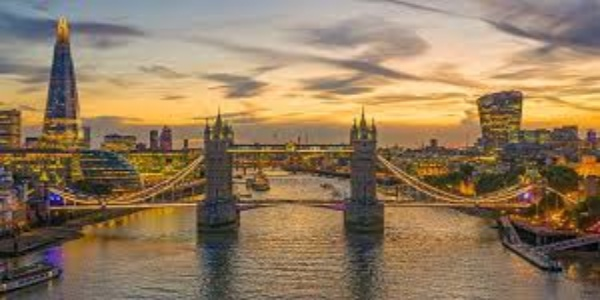
#> input picture imggrid/0.jpg, 600 x 300 px; its folder holds only this picture in this run
$ python imagegrid.py
#> lines starting #> are read from the running program, lines starting #| are printed output that depends on the picture
import cv2
import os
import numpy as np

def resize(image, def_size=300):
    in_width = image.shape[1]
    in_height = image.shape[0]

    ratio = def_size/in_width
    out_width = in_width * ratio
    out_height = in_height * ratio

    result = (int(out_width), int(out_height))
    return result

width = 600
height = 300
cols = 3
rows = 2
hor_marg = 40
vert_marg = 20

images = os.listdir("./imggrid/")

for file in images:
    impath = f"./imggrid/{file}"
    img = cv2.imread(impath)
#> img is the input picture: shape (300, 600, 3); mean B, G, R 94.1, 122.8, 146.2
    resize_img = cv2.resize(img, (width, height))
    cv2.imwrite(impath, resize_img)

blank_image_width = (vert_marg*(cols+1)) + width*cols
blank_image_height = (hor_marg*(rows+1)) + height*rows

canvas = np.zeros((blank_image_height, blank_image_width, 3), np.uint8)

positions = [(x,y) for x in range(cols) for y in range(rows)]

for (pos_x, pos_y),img in zip(positions, images):
    x = pos_x * (width + vert_marg) + vert_marg
    y = pos_y * (height + hor_marg) + hor_marg
    impath = f"./imggrid/{img}"
    image = cv2.imread(impath)
    canvas[y:y+height, x:x+width] = image
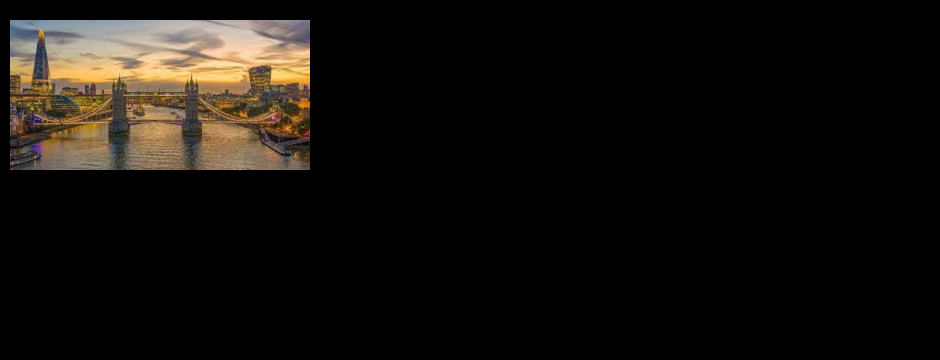
#> canvas: shape (720, 1880, 3) (shown at 1/2 size); mean B, G, R 12.5, 16.3, 19.4

cv2.imwrite("canvas.jpg", canvas)

$ run again, on imggrid/4.jpg
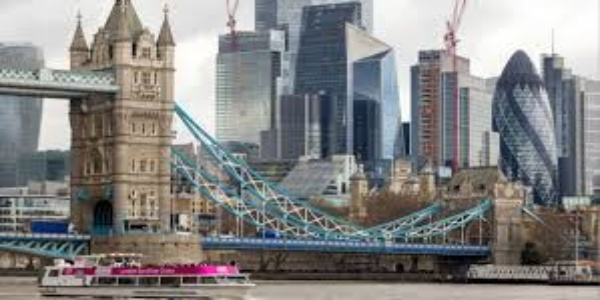
#> input picture imggrid/4.jpg, 600 x 300 px
#> img is the input picture: shape (300, 600, 3); mean B, G, R 132.2, 132.8, 133.4
#> `canvas[y:y+height, x:x+width] = image`:
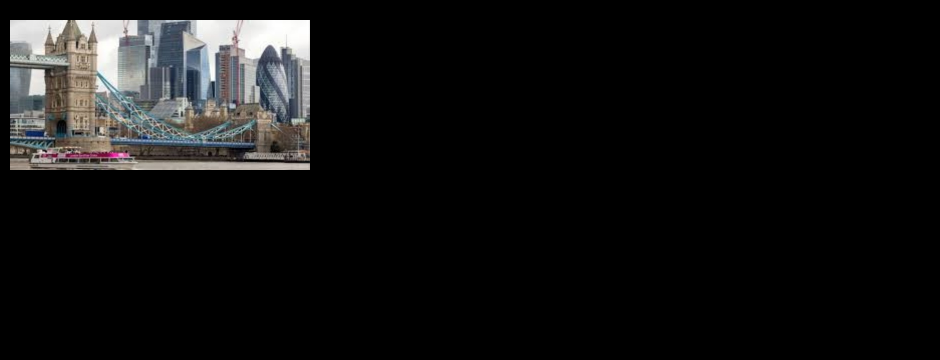
#> canvas: shape (720, 1880, 3) (shown at 1/2 size); mean B, G, R 17.6, 17.7, 17.7

$ run again, on imggrid/5.jpg
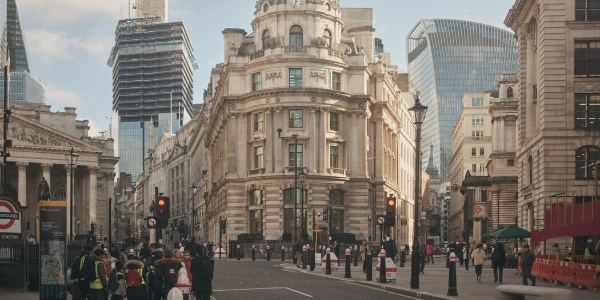
#> input picture imggrid/5.jpg, 600 x 300 px
#> img is the input picture: shape (300, 600, 3); mean B, G, R 109, 117.1, 124.7
#> `canvas[y:y+height, x:x+width] = image`:
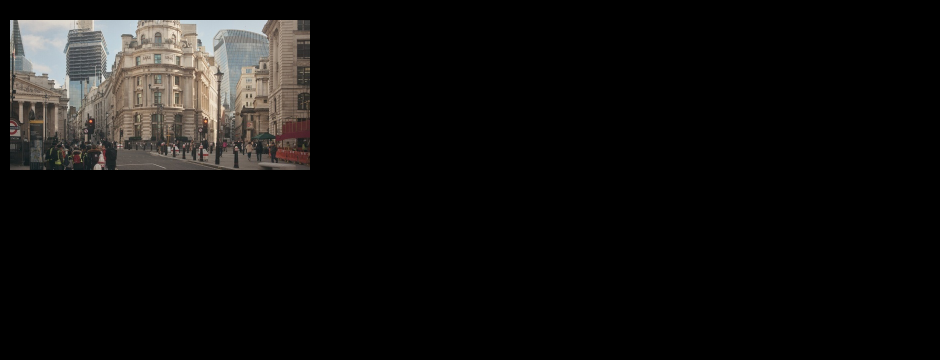
#> canvas: shape (720, 1880, 3) (shown at 1/2 size); mean B, G, R 14.5, 15.6, 16.6

$ run again, on imggrid/1.jpg
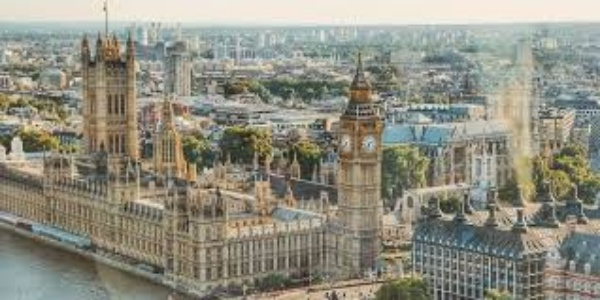
#> input picture imggrid/1.jpg, 600 x 300 px
#> img is the input picture: shape (300, 600, 3); mean B, G, R 128.2, 141.9, 143.2
#> `canvas[y:y+height, x:x+width] = image`:
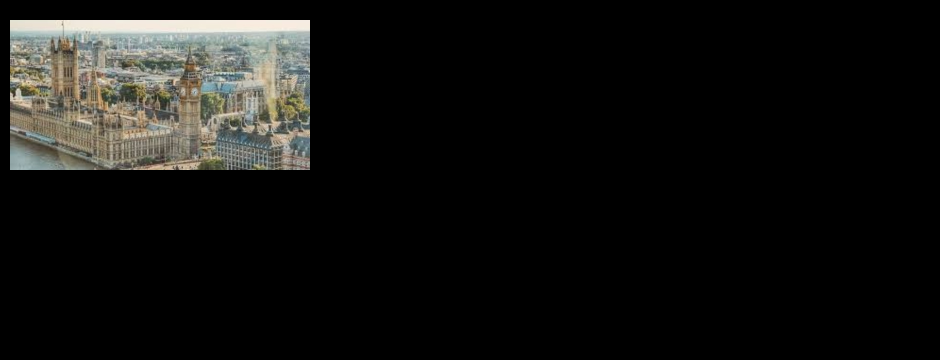
#> canvas: shape (720, 1880, 3) (shown at 1/2 size); mean B, G, R 17.1, 18.9, 19

$ run again, on imggrid/2.jpg
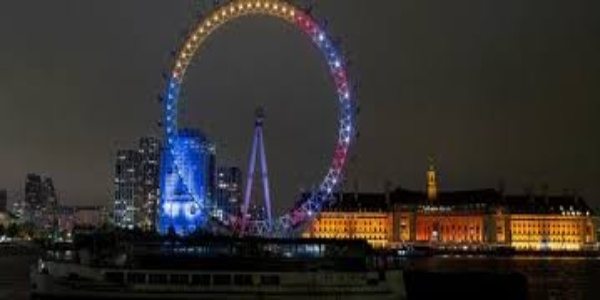
#> input picture imggrid/2.jpg, 600 x 300 px
#> img is the input picture: shape (300, 600, 3); mean B, G, R 45.8, 47.9, 51.7
#> `canvas[y:y+height, x:x+width] = image`:
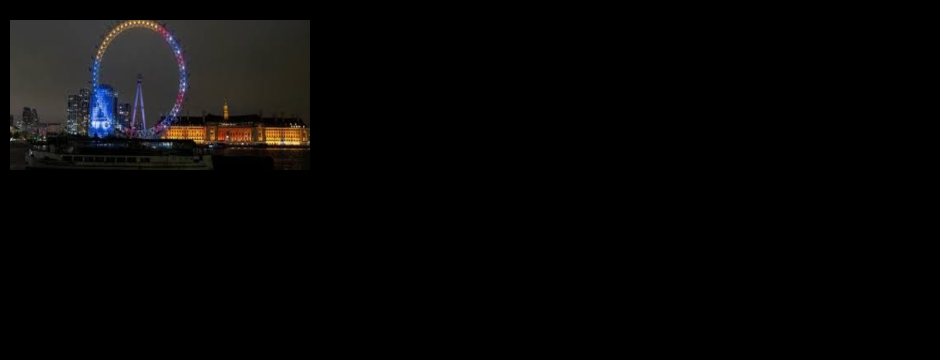
#> canvas: shape (720, 1880, 3) (shown at 1/2 size); mean B, G, R 6.1, 6.4, 6.9
